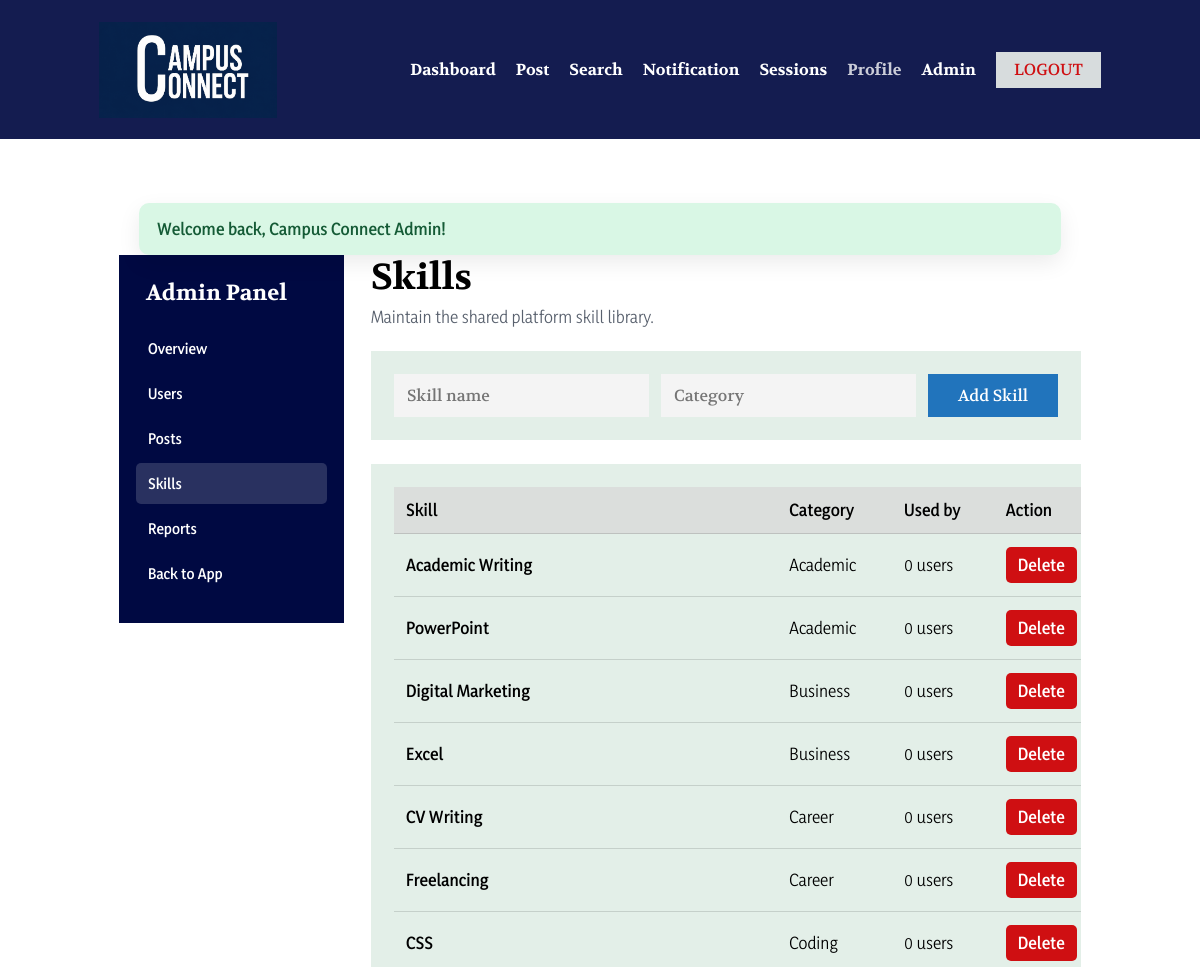
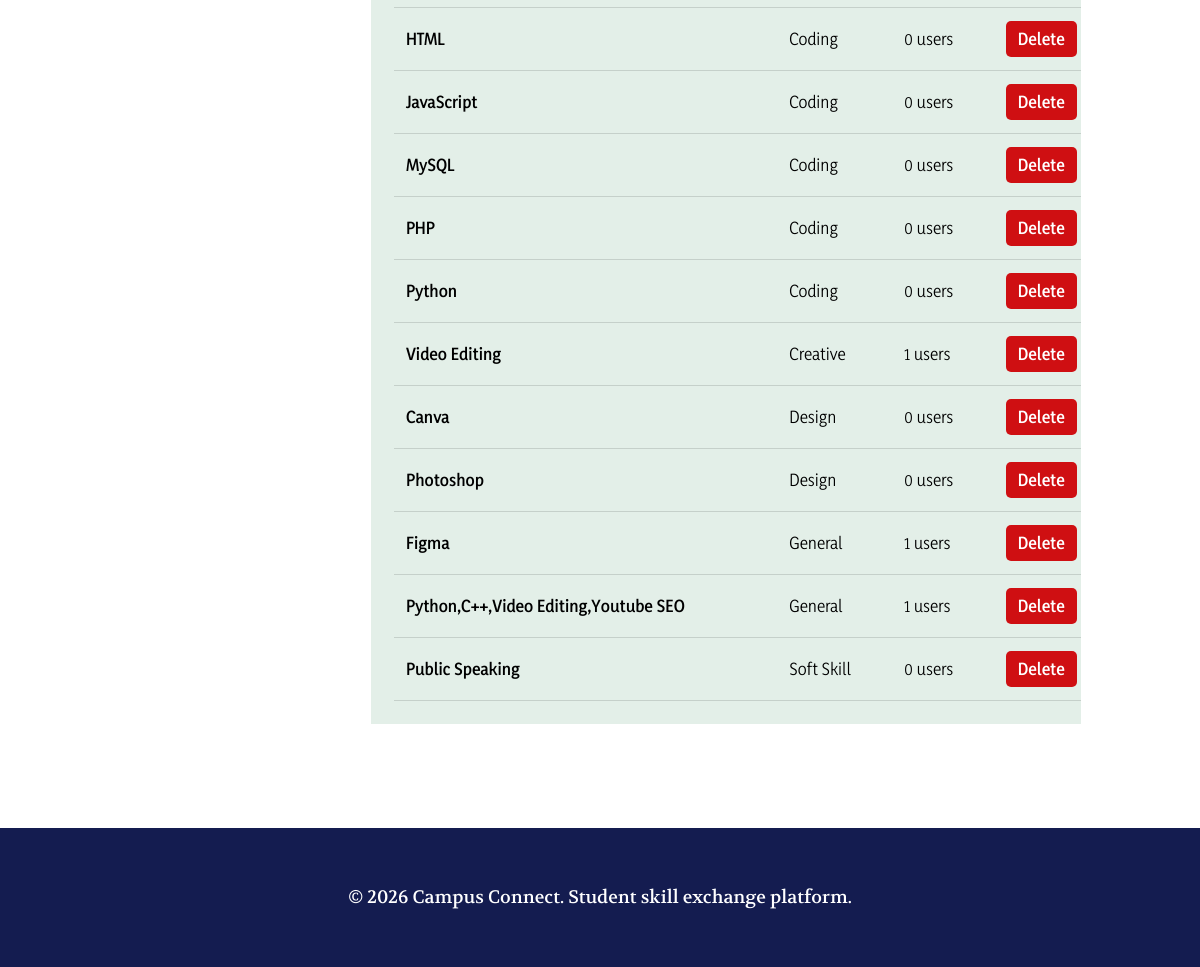
/admin/skills.php (signed in), run on the app's committed database (2 pictures, top to bottom).
### tables this page shows
CREATE TABLE IF NOT EXISTS `skills` (
  `id` int(11) NOT NULL AUTO_INCREMENT,
  `skill_name` varchar(120) NOT NULL,
  `category` varchar(120) NOT NULL DEFAULT 'General',
  `created_at` datetime NOT NULL DEFAULT current_timestamp(),
  PRIMARY KEY (`id`),
  UNIQUE KEY `uq_skills_name` (`skill_name`)
);

### includes/db.php (called while the page is built, shortened)
<?php
function db(): PDO
{
    static $pdo = null;
    if ($pdo === null) {
        $dsn = 'mysql:host=' . DB_HOST . ';dbname=' . DB_NAME . ';charset=utf8mb4';
        $options = [
            PDO::ATTR_ERRMODE => PDO::ERRMODE_EXCEPTION,
            PDO::ATTR_DEFAULT_FETCH_MODE => PDO::FETCH_ASSOC,
            PDO::ATTR_EMULATE_PREPARES => false,
        ];
        $pdo = new PDO($dsn, DB_USER, DB_PASS, $options);
    }
    return $pdo;
}
?>

### admin/skills.php (the view, shortened to what this page needs)
<?php
require_once __DIR__.'/../includes/init.php';require_admin();
$stmt=db()->query("SELECT s.*,(SELECT COUNT(*) FROM user_skills us WHERE us.skill_id=s.id) user_count FROM skills s ORDER BY s.category,s.skill_name");$skills=$stmt->fetchAll();$pageTitle='Admin Skills - Campus Connect';include __DIR__.'/_admin_header.php';
?>
<div class="admin-title"><div><h1>Skills</h1><p>Maintain the shared platform skill library.</p></div></div><section class="admin-panel"><form class="admin-add-form" method="post"><?= csrf_field() ?><input type="hidden" name="action" value="add"><input name="skill_name" placeholder="Skill name" required maxlength="120"><input name="category" placeholder="Category" maxlength="120"><button>Add Skill</button></form></section><section class="admin-panel table-wrap"><table class="admin-table"><thead><tr><th>Skill</th><th>Category</th><th>Used by</th><th>Action</th></tr></thead><tbody><?php foreach($skills as $skill): ?><tr><td><strong><?= e($skill['skill_name']) ?></strong></td><td><?= e($skill['category']) ?></td><td><?= (int)$skill['user_count'] ?> users</td><td><form method="post"><?= csrf_field() ?><input type="hidden" name="action" value="delete"><input type="hidden" name="id" value="<?= (int)$skill['id'] ?>"><button class="danger" data-confirm="Delete this skill? It will be removed from user profiles.">Delete</button></form></td></tr><?php endforeach; ?></tbody></table></section>
<?php include __DIR__.'/_admin_footer.php'; ?>

### includes/header.php (shortened to what this page needs)
<?php
$user = current_user();
$currentPage = basename($_SERVER['PHP_SELF'] ?? '');
$bodyClass = trim($bodyClass ?? '');
$mainClass = trim($mainClass ?? 'site-main page-shell');
$styleVersion = (string) (@filemtime(__DIR__ . '/../assets/css/style.css') ?: time());
?>
<!DOCTYPE html>
<html lang="en">
<head>
    <link rel="stylesheet" href="<?= url('assets/css/style.css') ?>?v=<?= e($styleVersion) ?>">
</head>
<body class="<?= e($bodyClass) ?>">
<header class="site-header">
    <div class="header-inner">
        <a class="site-brand" href="<?= url('index.php') ?>" aria-label="Campus Connect home">
            <img src="<?= url('assets/images/campus-connect-logo.png') ?>" alt="Campus Connect">
        </a>
        <nav class="site-nav" id="primary-navigation" data-nav aria-label="Primary navigation">
            <?php if ($user): ?>
                <a class="<?= $currentPage === 'dashboard.php' ? 'active' : '' ?>" href="<?= url('dashboard.php') ?>">Dashboard</a>
                <a class="<?= in_array($currentPage, ['posts.php', 'create-post.php', 'post-details.php'], true) ? 'active' : '' ?>" href="<?= url('posts.php') ?>">Post</a>
                <a class="<?= $currentPage === 'search.php' ? 'active' : '' ?>" href="<?= url('search.php') ?>">Search</a>
                <a class="<?= $currentPage === 'notifications.php' ? 'active' : '' ?>" href="<?= url('notifications.php') ?>">Notification</a>
                <a class="<?= in_array($currentPage, ['sessions.php', 'request-session.php', 'rate-session.php'], true) ? 'active' : '' ?>" href="<?= url('sessions.php') ?>">Sessions</a>
                <a class="<?= in_array($currentPage, ['profile.php', 'edit-profile.php', 'skills.php'], true) ? 'active' : '' ?>" href="<?= url('profile.php?id=' . (int)$user['id']) ?>">Profile</a>
                <?php if (is_admin($user)): ?><a href="<?= url('admin/dashboard.php') ?>">Admin</a><?php endif; ?>
                <form class="logout-form" method="post" action="<?= url('logout.php') ?>">
                    <button class="nav-auth-button" type="submit">LOGOUT</button>
                </form>
            <?php endif; ?>
        </nav>
    </div>
</header>
<main class="<?= e($mainClass) ?>">
    <div class="flash-stack">
        <?php show_flash(); ?>
    </div>

### includes/functions.php (shortened to what this page needs)
<?php
function url(string $path = ''): string
{
    return rtrim(BASE_URL, '/') . '/' . ltrim($path, '/');
}
function e(mixed $value): string
{
    return htmlspecialchars((string)$value, ENT_QUOTES, 'UTF-8');
}
function show_flash(): void
{
    foreach ($_SESSION['flash'] as $item) {
        echo '<div class="alert alert-' . e($item['type']) . '" role="status">' . e($item['message']) . '</div>';
    }
}
function is_logged_in(): bool
{
    return !empty($_SESSION['user_id']);
}
function current_user(): ?array
{
    static $cachedId = null;
    static $user = null;
    $sessionId = (int)$_SESSION['user_id'];
    if ($cachedId !== $sessionId) {
        $stmt = db()->prepare('SELECT * FROM users WHERE id = ? LIMIT 1');
        $stmt->execute([$sessionId]);
        $user = $stmt->fetch() ?: null;
        $cachedId = $sessionId;
    }
    return $user;
}
function require_login(): void
{
    $user = current_user();
}
function require_role(array $roles): void
{
    require_login();
    $user = current_user();
}
function is_admin(?array $user = null): bool
{
    $user ??= current_user();
    return ($user['role'] ?? '') === 'admin';
}
function require_admin(): void
{
    require_role(['admin']);
}
?>

### admin/_admin_header.php (shortened to what this page needs)
<?php
$bodyClass='app-page admin-page';
$mainClass='app-main admin-main page-shell';
include __DIR__.'/../includes/header.php';
$adminCurrent=basename($_SERVER['PHP_SELF']??'');
?>
<div class="admin-shell"><aside class="admin-sidebar"><h2>Admin Panel</h2><a class="<?= $adminCurrent==='dashboard.php'?'active':'' ?>" href="<?= url('admin/dashboard.php') ?>">Overview</a><a class="<?= $adminCurrent==='users.php'?'active':'' ?>" href="<?= url('admin/users.php') ?>">Users</a><a class="<?= $adminCurrent==='posts.php'?'active':'' ?>" href="<?= url('admin/posts.php') ?>">Posts</a><a class="<?= $adminCurrent==='skills.php'?'active':'' ?>" href="<?= url('admin/skills.php') ?>">Skills</a><a class="<?= $adminCurrent==='reports.php'?'active':'' ?>" href="<?= url('admin/reports.php') ?>">Reports</a><a href="<?= url('dashboard.php') ?>">Back to App</a></aside><section class="admin-content">

### admin/_admin_footer.php
</section></div><?php include __DIR__.'/../includes/footer.php'; ?>

### includes/footer.php (shortened to what this page needs)
</main>
<footer class="site-footer" id="contact">
    <p>&copy; <?= date('Y') ?> Campus Connect. Student skill exchange platform.</p>
</footer>
</body>
</html>

### assets/css/style.css (style rules this page uses)
:root { --navy:#000942; --navy-overlay:rgba(0,9,66,.92); --paper:#fbf3fd; --mint:rgba(153,196,173,.39); --blue:#2174bc; --ink:#000; --muted:#d7dcdd; --danger:#cf0f12; }
* { box-sizing:border-box }
html { scroll-behavior:smooth }
body { margin:0;background:#fff;color:var(--ink);font-family:Volkhov,Georgia,serif;line-height:1.25 }
button,input,select,textarea { font:inherit }
button,a { touch-action:manipulation }
img { display:block;max-width:100% }
a { color:inherit }
.site-header { height:139px;background:var(--navy-overlay);position:relative;z-index:50 }
.header-inner { width:calc(100% - 198px);max-width:1242px;height:100%;margin:0 auto;display:flex;align-items:center;justify-content:space-between }
.site-brand { width:178px;height:96px;overflow:hidden;display:block;flex:0 0 auto;text-decoration:none }
.site-brand img { width:100%;height:100%;object-fit:cover }
.site-nav { margin-left:auto;display:flex;align-items:center;gap:32px;color:#fff;font-size:18px;font-weight:700;white-space:nowrap }
.site-nav a,.site-nav button { text-decoration:none;transition:opacity .18s ease,transform .18s ease }
.site-nav a:hover,.site-nav button:hover,.site-nav a.active { opacity:.78 }
.nav-auth-button,.nav-signup { height:36px;border:0;border-radius:0;background:#d7dcdd;color:#cf0f12!important;display:inline-flex;align-items:center;justify-content:center;padding:0 14px;min-width:91px;cursor:pointer;font-weight:400 }
.logout-form { margin:0;display:flex }
.logout-form .nav-auth-button { min-width:105px;font-size:18px }
.page-shell { width:calc(100% - 238px);max-width:1202px;margin:0 auto }
.flash-stack { position:relative;z-index:40;width:calc(100% - 40px);max-width:1100px;margin:0 auto }
.alert { margin:16px 0 0;padding:15px 18px;border-radius:10px;font:600 16px/1.4 Yaldevi,Arial,sans-serif;box-shadow:0 8px 22px rgba(0,0,0,.08) }
.alert-success { background:#d9f7e5;color:#155b36 }
.site-footer { height:139px;background:var(--navy-overlay);color:#fff;display:flex;align-items:center;justify-content:center;text-align:center }
.site-footer p { margin:0;font-size:18px;font-weight:400 }
.table-wrap { width:100%;overflow:auto }
.section-heading-row,.feed-heading,.notification-heading,.sessions-heading,.admin-title { display:flex;align-items:flex-start;justify-content:space-between;gap:24px }
.section-heading-row h2,.feed-heading h1,.notification-heading h1,.sessions-heading h1,.admin-title h1 { margin:0 }
.feed-heading p,.sessions-heading p,.admin-title p { margin:6px 0 0;font:400 16px Yaldevi,Arial,sans-serif;color:#59616e }
.admin-main { min-height:800px;padding:48px 0 80px }
.admin-shell { display:grid;grid-template-columns:225px minmax(0,1fr);gap:27px }
.admin-sidebar { align-self:start;padding:25px 17px;background:var(--navy);color:#fff;position:sticky;top:22px }
.admin-sidebar h2 { margin:0 10px 20px;font-size:22px }
.admin-sidebar a { display:block;padding:11px 12px;margin:4px 0;border-radius:5px;text-decoration:none;font:600 14px Yaldevi,Arial,sans-serif }
.admin-sidebar a:hover,.admin-sidebar a.active { background:rgba(255,255,255,.16) }
.admin-content { min-width:0 }
.admin-title { align-items:center;margin-bottom:24px }
.admin-title h1 { font-size:36px }
.admin-panel { margin-bottom:24px;padding:23px;background:rgba(153,196,173,.28) }
.admin-search input,.admin-add-form input { height:43px;border:0;background:#f4f4f4;padding:0 13px }
.admin-search button,.admin-add-form button { border:0;background:#2174bc;color:#fff;padding:0 17px;cursor:pointer }
.admin-add-form { display:grid;grid-template-columns:1fr 1fr 130px;gap:12px }
.admin-table { width:100%;min-width:720px;border-collapse:collapse;font-family:Yaldevi,Arial,sans-serif }
.admin-table th,.admin-table td { padding:13px 12px;border-bottom:1px solid rgba(0,0,0,.13);text-align:left;vertical-align:middle }
.admin-table th { background:rgba(217,217,217,.76) }
.admin-table button,.admin-report-card button { border:0;border-radius:5px;padding:8px 12px;color:#fff;font-weight:600;cursor:pointer }
.admin-table button.danger,.admin-report-card button.danger { background:#cf0f12 }
.app-page .site-nav { gap:20px;font-size:16px }
.app-page .logout-form .nav-auth-button { font-size:16px }

### data on the page
skills: skill_name "Academic Writing", category "Academic", user_count "0"
skills: skill_name "PowerPoint", category "Academic", user_count "0"
skills: skill_name "Digital Marketing", category "Business", user_count "0"
skills: skill_name "Excel", category "Business", user_count "0"
skills: skill_name "CV Writing", category "Career", user_count "0"
skills: skill_name "Freelancing", category "Career", user_count "0"
skills: skill_name "CSS", category "Coding", user_count "0"
skills: skill_name "HTML", category "Coding", user_count "0"
skills: skill_name "JavaScript", category "Coding", user_count "0"
skills: skill_name "MySQL", category "Coding", user_count "0"
skills: skill_name "PHP", category "Coding", user_count "0"
skills: skill_name "Python", category "Coding", user_count "0"
skills: skill_name "Video Editing", category "Creative", user_count "1"
skills: skill_name "Canva", category "Design", user_count "0"
skills: skill_name "Photoshop", category "Design", user_count "0"
skills: skill_name "Figma", category "General", user_count "1"
skills: skill_name "Python,C++,Video Editing,Youtube SEO", category "General", user_count "1"
skills: skill_name "Public Speaking", category "Soft Skill", user_count "0"

### other printed values
$item['message'] "Welcome back, Campus Connect Admin!"
